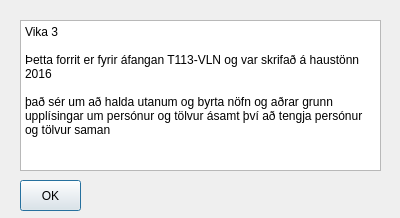
<?xml version="1.0" encoding="UTF-8"?>
<ui version="4.0">
 <class>DialogAbout</class>
 <widget class="QDialog" name="DialogAbout">
  <property name="geometry">
   <rect>
    <x>0</x>
    <y>0</y>
    <width>400</width>
    <height>218</height>
   </rect>
  </property>
  <property name="windowTitle">
   <string>Dialog</string>
  </property>
  <widget class="QPushButton" name="btnOk">
   <property name="geometry">
    <rect>
     <x>20</x>
     <y>180</y>
     <width>61</width>
     <height>31</height>
    </rect>
   </property>
   <property name="text">
    <string>OK</string>
   </property>
  </widget>
  <widget class="QPlainTextEdit" name="plainTextEdit">
   <property name="geometry">
    <rect>
     <x>20</x>
     <y>20</y>
     <width>361</width>
     <height>151</height>
    </rect>
   </property>
   <property name="autoFillBackground">
    <bool>true</bool>
   </property>
   <property name="readOnly">
    <bool>true</bool>
   </property>
   <property name="plainText">
    <string>Vika 3

Þetta forrit er fyrir áfangan T113-VLN og var skrifað á haustönn 2016

það sér um að halda utanum og byrta nöfn og aðrar grunn upplísingar um persónur og tölvur ásamt því að tengja persónur og tölvur saman</string>
   </property>
  </widget>
 </widget>
 <resources/>
 <connections/>
</ui>
